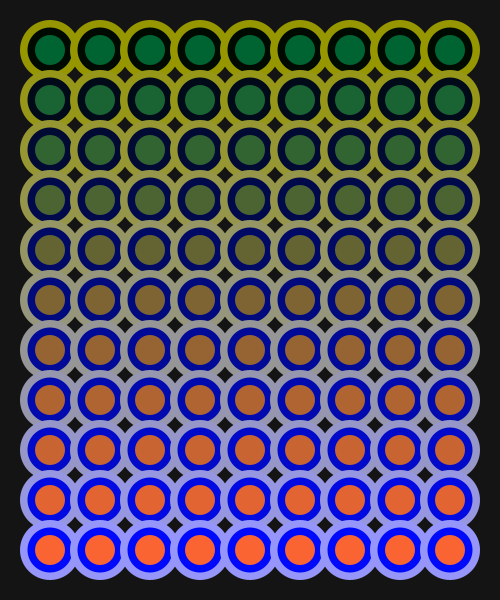
Frame 1 (no input)
Frame 60 (the mouse pressed at the canvas centre just before this capture): identical to frame 1, image omitted
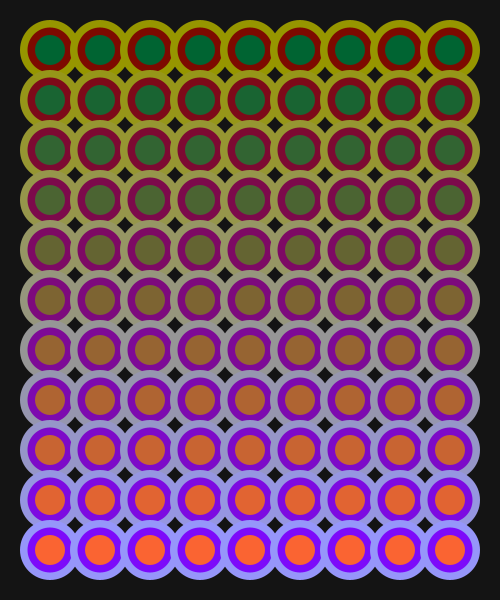
Frame 120 (the mouse held since frame 60 and released just before this capture)

The Processing sketch that drew these frames (run headless with seeded random() and noise(); from frame 60 on, the mouse is pressed at the canvas centre):

// Processing sketch: processing_78198
// ── processing_78198.pde

Circ[] myCirc = new Circ[10];

void setup() {
  size(500, 600);
  smooth();
  int ancho = 50; 
  // ARRAY FOR INITILIAZING CIRC 
  for (int i = 0; i < myCirc.length; i++) {  
    myCirc[i] = new Circ(100+i, i*ancho, ancho, 60);
  }
}

void draw() {
  background(20 );

  for (int i = 1; i < myCirc.length; i++) {
    myCirc[i].display(abs(mouseX/2)); // RUN Circ
  }
}


class Circ { // CLASS NAME
  // DATA
  color col; // color de los circulos
  int tam; // tamaño de los circulos
  int posx; // posx cirulos
  int posy; // posy de circulos

  // CONSTRUCTOR
  Circ(color tempcol, int tempposx, int tempposy, int temptam) {
    posx = tempposx; // posx cirulos
    posy = tempposy; // posy de circulos
    col = tempcol; // color de los circulos
    tam = temptam; // tamaño de los circulos
  }

  // ADDING FUNCTIONALITY - FUNCTIONS 
  void display(int myMouse) {
    noStroke();
    ellipseMode(CENTER);
    // ELLIPSE 01
for(int i = 0; i < (height-50); i+= 50){
    // ELLIPSE 01
    fill(150, 150, abs(i/2)); 
    ellipse(posx, posy+i, tam, tam);
    // ELLIPSE 02
    fill(myMouse, 10, abs(i/2)); 
    ellipse(posx, posy+i, tam*.75, tam*.75);
    // ELLIPSE 03
    fill(abs(i/2), 100, 50); 
    ellipse(posx, posy+i, tam*.5, tam*.5);
}
  }
}
